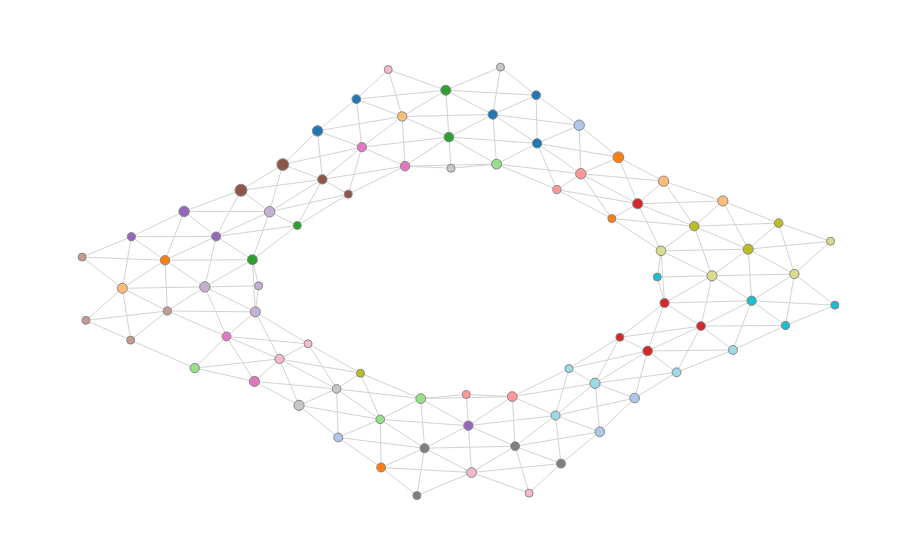

Source (notebook cell):
### Markdown cell above
## Mapper Algorithm

### Code cell
def load_off_file(filepath):
    with open(filepath, 'r') as f:
        if f.readline().strip() != 'OFF':
            raise ValueError('Not a valid OFF file.')
        n_verts, _, _ = map(int, f.readline().strip().split())
        verts = [list(map(float, f.readline().strip().split())) for _ in range(n_verts)]
    return np.array(verts)

data = load_off_file(Path('../assets/torus.off'))
fig = plt.figure(figsize=(8, 8), constrained_layout=True)
ax = fig.add_subplot(111, projection='3d')
ax.scatter(data[:, 0], data[:, 1], data[:, 2], s=10, c='#0070c0', alpha=0.7)
ax.set_title('')
plt.tight_layout()
plt.show()

pipe = make_mapper_pipeline(
    filter_func=Projection(columns=[0, 1]),
    cover=CubicalCover(n_intervals=10, overlap_frac=0.3),
    clusterer=DBSCAN(),
    verbose=False,
    n_jobs=N_JOBS
)

pca = PCA(n_components=1)
data_pca_1d = pca.fit_transform(data)
x_jitter = 0.01 * np.random.randn(len(data_pca_1d))

plt.figure(figsize=(3, 8))
plt.scatter(x_jitter, data_pca_1d[:, 0], s=5, c='#0070c0', alpha=0.7)
plt.title('')
plt.ylabel('Principal Component 1', fontsize=22)
plt.xticks([])
plt.grid(True, axis='y')
plt.show()

graph = pipe.fit_transform(data)
memberships = np.full(len(data), -1)

for node_id, point_ids in enumerate(graph.vs['node_elements']):
    memberships[point_ids] = node_id

cmap = cm.get_cmap('tab20', np.max(memberships) + 1)

plt.figure(figsize=(3, 8))
plt.scatter(x_jitter, data_pca_1d, s=10, c=cmap(memberships), alpha=0.7)
plt.title('')
plt.ylabel('Principal Component 1', fontsize=22)
plt.xticks([])
plt.grid(True, axis='y')
plt.show()

fig = plt.figure(figsize=(8, 8))
ax = fig.add_subplot(111, projection='3d')
ax.scatter(data[:, 0], data[:, 1], data[:, 2], c=cmap(memberships), s=10, alpha=0.7)
ax.set_title('')
plt.show()

graph = pipe.fit_transform(data)
n_samples = data.shape[0]
memberships = np.full(n_samples, -1, dtype=int)
for node_id, sample_ids in enumerate(graph.vs['node_elements']):
    memberships[sample_ids] = node_id
n_nodes = np.max(memberships) + 1
cmap = cm.get_cmap('tab20', n_nodes)
node_colors_hex = [ to_hex(cmap(i)) for i in range(n_nodes) ]
plotly_params = {
    'node_trace': {
        'marker': {
            'color': node_colors_hex,
            'colorscale': None,
            'showscale': False,
        }
    },
    'edge_trace': {
        'line': {'color': 'lightgrey', 'width': 1}
    },
    'layout': {
        'title': '',
        'margin': {'l': 20, 'r': 20, 't': 40, 'b': 20},
    },
    'colorbar': {
        'thickness': 15,
        'xanchor': 'left',
        'title': {
            'text': '',
            'side': 'right'
        }
    }
}

fig = plot_static_mapper_graph(
    pipe,
    data,
    color_data=None,
    plotly_params=plotly_params
)
fig.show(config={'scrollZoom': True})

### Figure 1 — Plotly figure (JSON) as saved in the notebook; plotly's stock layout.template omitted (floating-point values rounded to 4 significant figures; data arrays with more than 128 entries replaced by an {"elided": "..."} marker saying what was removed)
{"data": [{"hoverinfo": "none", "line": {"color": "lightgrey", "width": 1}, "mode": "lines", "name": "edge_trace", "type": "scatter", "uid": "910115b6-44d4-47d6-9a4b-08a1428b0439", "x": {"elided": "750 float values"}, "y": {"elided": "750 float values"}}, {"hoverinfo": "text", "hovertext": ["Node ID: 0<br>Pullback set label: 1<br>Partial cluster label: 0<br>Node size: 29<br>Summary statistic: 641.0", "Node ID: 1<br>Pullback set label: 2<br>Partial cluster label: 0<br>Node size: 41<br>Summary statistic: 530.0", "Node ID: 2<br>Pullback set label: 19<br>Partial cluster label: 0<br>Node size: 33<br>Summary statistic: 636.0", "Node ID: 3<br>Pullback set label: 29<br>Partial cluster label: 0<br>Node size: 33<br>Summary statistic: 783.0", "Node ID: 4<br>Pullback set label: 18<br>Partial cluster label: 0<br>Node size: 29<br>Summary statistic: 544.0", "Node ID: 5<br>Pullback set label: 28<br>Partial cluster label: 0<br>Node size: 41<br>Summary statistic: 652.0", "Node ID: 6<br>Pullback set label: 80<br>Partial cluster label: 0<br>Node size: 35<br>Summary statistic: 800.0", "Node ID: 7<br>Pullback set label: 81<br>Partial cluster label: 0<br>Node size: 35<br>Summary statistic: 762.0", "Node ID: 8<br>Pullback set label: 55<br>Partial cluster label: 0<br>Node size: 30<br>Summary statistic: 604.0", "Node ID: 9<br>Pullback set label: 65<br>Partial cluster label: 0<br>Node size: 30<br>Summary statistic: 679.0", "Node ID: 10<br>Pullback set label: 36<br>Partial cluster label: 0<br>Node size: 44<br>Summary statistic: 556.0", "Node ID: 11<br>Pullback set label: 44<br>Partial cluster label: 0<br>Node size: 23<br>Summary statistic: 582.0", "Node ID: 12<br>Pullback set label: 15<br>Partial cluster label: 0<br>Node size: 33<br>Summary statistic: 527.0", "Node ID: 13<br>Pullback set label: 16<br>Partial cluster label: 0<br>Node size: 37<br>Summary statistic: 488.0", "Node ID: 14<br>Pullback set label: 10<br>Partial cluster label: 0<br>Node size: 33<br>Summary statistic: 603.0", "Node ID: 15<br>Pullback set label: 42<br>Partial cluster label: 0<br>Node size: 40<br>Summary statistic: 584.0", "Node ID: 16<br>Pullback set label: 48<br>Partial cluster label: 0<br>Node size: 39<br>Summary statistic: 636.0", "Node ID: 17<br>Pullback set label: 23<br>Partial cluster label: 0<br>Node size: 22<br>Summary statistic: 537.0", "Node ID: 18<br>Pullback set label: 24<br>Partial cluster label: 0<br>Node size: 37<br>Summary statistic: 712.0", "Node ID: 19<br>Pullback set label: 9<br>Partial cluster label: 0<br>Node size: 38<br>Summary statistic: 662.0", "Node ID: 20<br>Pullback set label: 20<br>Partial cluster label: 0<br>Node size: 35<br>Summary statistic: 673.0", "Node ID: 21<br>Pullback set label: 35<br>Partial cluster label: 0<br>Node size: 33<br>Summary statistic: 703.0", "Node ID: 22<br>Pullback set label: 53<br>Partial cluster label: 0<br>Node size: 36<br>Summary statistic: 658.0", "Node ID: 23<br>Pullback set label: 54<br>Partial cluster label: 0<br>Node size: 28<br>Summary statistic: 658.0", "Node ID: 24<br>Pullback set label: 30<br>Partial cluster label: 0<br>Node size: 37<br>Summary statistic: 794.0", "Node ID: 25<br>Pullback set label: 59<br>Partial cluster label: 0<br>Node size: 31<br>Summary statistic: 749.0", "Node ID: 26<br>Pullback set label: 60<br>Partial cluster label: 0<br>Node size: 22<br>Summary statistic: 744.0", "Node ID: 27<br>Pullback set label: 69<br>Partial cluster label: 0<br>Node size: 29<br>Summary statistic: 745.0", "Node ID: 28<br>Pullback set label: 70<br>Partial cluster label: 0<br>Node size: 35<br>Summary statistic: 767.0", "Node ID: 29<br>Pullback set label: 43<br>Partial cluster label: 0<br>Node size: 39<br>Summary statistic: 646.0", "Node ID: 30<br>Pullback set label: 37<br>Partial cluster label: 0<br>Node size: 41<br>Summary statistic: 612.0", "Node ID: 31<br>Pullback set label: 38<br>Partial cluster label: 0<br>Node size: 25<br>Summary statistic: 598.0", "Node ID: 32<br>Pullback set label: 52<br>Partial cluster label: 0<br>Node size: 7<br>Summary statistic: 432.0", "Node ID: 33<br>Pullback set label: 62<br>Partial cluster label: 0<br>Node size: 36<br>Summary statistic: 679.0", "Node ID: 34<br>Pullback set label: 63<br>Partial cluster label: 0<br>Node size: 33<br>Summary statistic: 647.0", "Node ID: 35<br>Pullback set label: 5<br>Partial cluster label: 0<br>Node size: 41<br>Summary statistic: 424.0", "Node ID: 36<br>Pullback set label: 6<br>Partial cluster label: 0<br>Node size: 26<br>Summary statistic: 400.0", "Node ID: 37<br>Pullback set label: 14<br>Partial cluster label: 0<br>Node size: 30<br>Summary statistic: 525.0", "Node ID: 38<br>Pullback set label: 25<br>Partial cluster label: 0<br>Node size: 41<br>Summary statistic: 678.0", "Node ID: 39<br>Pullback set label: 32<br>Partial cluster label: 0<br>Node size: 7<br>Summary statistic: 681.0", "Node ID: 40<br>Pullback set label: 33<br>Partial cluster label: 0<br>Node size: 38<br>Summary statistic: 644.0", "Node ID: 41<br>Pullback set label: 13<br>Partial cluster label: 0<br>Node size: 42<br>Summary statistic: 487.0", "Node ID: 42<br>Pullback set label: 4<br>Partial cluster label: 0<br>Node size: 54<br>Summary statistic: 475.0", "Node ID: 43<br>Pullback set label: 3<br>Partial cluster label: 0<br>Node size: 52<br>Summary statistic: 522.0", "Node ID: 44<br>Pullback set label: 12<br>Partial cluster label: 0<br>Node size: 33<br>Summary statistic: 555.0", "Node ID: 45<br>Pullback set label: 22<br>Partial cluster label: 0<br>Node size: 21<br>Summary statistic: 656.0", "Node ID: 46<br>Pullback set label: 26<br>Partial cluster label: 0<br>Node size: 25<br>Summary statistic: 566.0", "Node ID: 47<br>Pullback set label: 17<br>Partial cluster label: 0<br>Node size: 12<br>Summary statistic: 425.0", "Node ID: 48<br>Pullback set label: 27<br>Partial cluster label: 0<br>Node size: 24<br>Summary statistic: 542.0", "Node ID: 49<br>Pullback set label: 7<br>Partial cluster label: 0<br>Node size: 10<br>Summary statistic: 560.0", "Node ID: 50<br>Pullback set label: 11<br>Partial cluster label: 0<br>Node size: 32<br>Summary statistic: 648.0", "Node ID: 51<br>Pullback set label: 21<br>Partial cluster label: 0<br>Node size: 34<br>Summary statistic: 684.0", "Node ID: 52<br>Pullback set label: 34<br>Partial cluster label: 0<br>Node size: 30<br>Summary statistic: 673.0", "Node ID: 53<br>Pullback set label: 41<br>Partial cluster label: 0<br>Node size: 39<br>Summary statistic: 692.0", "Node ID: 54<br>Pullback set label: 0<br>Partial cluster label: 0<br>Node size: 12<br>Summary statistic: 706.0", "Node ID: 55<br>Pullback set label: 39<br>Partial cluster label: 0<br>Node size: 19<br>Summary statistic: 588.0", "Node ID: 56<br>Pullback set label: 40<br>Partial cluster label: 0<br>Node size: 32<br>Summary statistic: 647.0", "Node ID: 57<br>Pullback set label: 74<br>Partial cluster label: 0<br>Node size: 36<br>Summary statistic: 639.0", "Node ID: 58<br>Pullback set label: 83<br>Partial cluster label: 0<br>Node size: 9<br>Summary statistic: 798.0", "Node ID: 59<br>Pullback set label: 75<br>Partial cluster label: 0<br>Node size: 13<br>Summary statistic: 725.0", "Node ID: 60<br>Pullback set label: 64<br>Partial cluster label: 0<br>Node size: 31<br>Summary statistic: 666.0", "Node ID: 61<br>Pullback set label: 73<br>Partial cluster label: 0<br>Node size: 29<br>Summary statistic: 714.0", "Node ID: 62<br>Pullback set label: 82<br>Partial cluster label: 0<br>Node size: 30<br>Summary statistic: 833.0", "Node ID: 63<br>Pullback set label: 47<br>Partial cluster label: 0<br>Node size: 39<br>Summary statistic: 621.0", "Node ID: 64<br>Pullback set label: 46<br>Partial cluster label: 0<br>Node size: 28<br>Summary statistic: 655.0", "Node ID: 65<br>Pullback set label: 8<br>Partial cluster label: 0<br>Node size: 9<br>Summary statistic: 660.0", "Node ID: 66<br>Pullback set label: 31<br>Partial cluster label: 0<br>Node size: 7<br>Summary statistic: 851.0", "Node ID: 67<br>Pullback set label: 45<br>Partial cluster label: 0<br>Node size: 18<br>Summary statistic: 710.0", "Node ID: 68<br>Pullback set label: 56<br>Partial cluster label: 0<br>Node size: 28<br>Summary statistic: 734.0", "Node ID: 69<br>Pullback set label: 57<br>Partial cluster label: 0<br>Node size: 38<br>Summary statistic: 696.0", "Node ID: 70<br>Pullback set label: 49<br>Partial cluster label: 0<br>Node size: 33<br>Summary statistic: 755.0", "Node ID: 71<br>Pullback set label: 50<br>Partial cluster label: 0<br>Node size: 35<br>Summary statistic: 780.0", "Node ID: 72<br>Pullback set label: 58<br>Partial cluster label: 0<br>Node size: 38<br>Summary statistic: 736.0", "Node ID: 73<br>Pullback set label: 66<br>Partial cluster label: 0<br>Node size: 11<br>Summary statistic: 739.0", "Node ID: 74<br>Pullback set label: 67<br>Partial cluster label: 0<br>Node size: 33<br>Summary statistic: 699.0", "Node ID: 75<br>Pullback set label: 51<br>Partial cluster label: 0<br>Node size: 7<br>Summary statistic: 788.0", "Node ID: 76<br>Pullback set label: 68<br>Partial cluster label: 0<br>Node size: 33<br>Summary statistic: 736.0", "Node ID: 77<br>Pullback set label: 76<br>Partial cluster label: 0<br>Node size: 8<br>Summary statistic: 770.0", "Node ID: 78<br>Pullback set label: 77<br>Partial cluster label: 0<br>Node size: 26<br>Summary statistic: 790.0", "Node ID: 79<br>Pullback set label: 78<br>Partial cluster label: 0<br>Node size: 30<br>Summary statistic: 789.0", "Node ID: 80<br>Pullback set label: 72<br>Partial cluster label: 0<br>Node size: 31<br>Summary statistic: 790.0", "Node ID: 81<br>Pullback set label: 61<br>Partial cluster label: 0<br>Node size: 23<br>Summary statistic: 782.0", "Node ID: 82<br>Pullback set label: 71<br>Partial cluster label: 0<br>Node size: 39<br>Summary statistic: 816.0", "Node ID: 83<br>Pullback set label: 79<br>Partial cluster label: 0<br>Node size: 30<br>Summary statistic: 802.0"], "marker": {"color": ["#1f77b4", "#1f77b4", "#1f77b4", "#1f77b4", "#1f77b4", "#aec7e8", "#aec7e8", "#aec7e8", "#aec7e8", "#ff7f0e", "#ff7f0e", "#ff7f0e", "#ff7f0e", "#ffbb78", "#ffbb78", "#ffbb78", "#ffbb78", "#2ca02c", "#2ca02c", "#2ca02c", "#2ca02c", "#98df8a", "#98df8a", "#98df8a", "#98df8a", "#d62728", "#d62728", "#d62728", "#d62728", "#d62728", "#ff9896", "#ff9896", "#ff9896", "#ff9896", "#9467bd", "#9467bd", "#9467bd", "#9467bd", "#c5b0d5", "#c5b0d5", "#c5b0d5", "#c5b0d5", "#8c564b", "#8c564b", "#8c564b", "#8c564b", "#c49c94", "#c49c94", "#c49c94", "#c49c94", "#e377c2", "#e377c2", "#e377c2", "#e377c2", "#f7b6d2", "#f7b6d2", "#f7b6d2", "#f7b6d2", "#f7b6d2", "#7f7f7f", "#7f7f7f", "#7f7f7f", "#7f7f7f", "#c7c7c7", "#c7c7c7", "#c7c7c7", "#c7c7c7", "#bcbd22", "#bcbd22", "#bcbd22", "#bcbd22", "#dbdb8d", "#dbdb8d", "#dbdb8d", "#dbdb8d", "#17becf", "#17becf", "#17becf", "#17becf", "#9edae5", "#9edae5", "#9edae5", "#9edae5", "#9edae5"], "colorbar": {"thickness": 15, "title": {"side": "right", "text": ""}, "xanchor": "left"}, "line": {"color": "#888", "width": 1}, "opacity": 1, "reversescale": false, "showscale": false, "size": [29, 41, 33, 33, 29, 41, 35, 35, 30, 30, 44, 23, 33, 37, 33, 40, 39, 22, 37, 38, 35, 33, 36, 28, 37, 31, 22, 29, 35, 39, 41, 25, 7, 36, 33, 41, 26, 30, 41, 7, 38, 42, 54, 52, 33, 21, 25, 12, 24, 10, 32, 34, 30, 39, 12, 19, 32, 36, 9, 13, 31, 29, 30, 39, 28, 9, 7, 18, 28, 38, 33, 35, 38, 11, 33, 7, 33, 8, 26, 30, 31, 23, 39, 30], "sizemin": 4, "sizemode": "area", "sizeref": 0.75}, "mode": "markers", "name": "node_trace", "type": "scatter", "uid": "8512f873-ce99-4d33-b2a3-69afbc9986bc", "x": [-1.326, -1.756, 0.184, 0.675, 0.6646, 1.14, 1.754, 1.369, -1.527, -1.051, 1.575, 1.502, -3.444, -3.916, -0.8183, 2.075, 2.731, -1.98, -2.476, -0.3358, -0.3013, -3.115, -0.6133, -1.062, 0.2262, 2.085, 1.59, 2.489, 1.898, 1.788, 1.159, 0.8936, -0.1091, 0.4002, -0.08573, -3.233, -3.816, -2.878, -3.003, -2.408, -2.444, -2.286, -2.603, -2.14, -1.702, -1.415, -3.418, -4.319, -3.824, -4.361, -1.265, -0.7875, -2.763, -2.454, -0.9731, -1.861, -2.177, -0.05096, 0.5865, -0.656, -0.5709, 0.4315, 0.9392, -1.96, -1.545, 0.2692, -0.2785, -1.28, 3.348, 3.011, 2.414, 2.046, 2.611, 3.923, 3.522, 2.006, 3.049, 3.97, 3.425, 2.842, 0.8783, 1.027, 1.316, 2.218], "y": [2.421, 1.803, 2.122, 1.561, 2.497, 1.914, -3.392, -4.047, -4.158, -4.741, 1.29, 0.09912, -0.7112, -1.257, 2.083, 0.826, 0.4406, -0.0353, -0.7016, 2.595, 1.683, -2.808, -3.402, -3.805, 1.157, -1.542, -2.21, -1.991, -2.475, 0.3871, 0.9699, 0.6622, -3.322, -3.363, -3.928, 0.2379, -0.254, -0.2492, -1.23, -1.21, -1.716, 0.2316, 0.6488, 1.148, 0.8601, 0.5732, -1.698, -1.88, -2.265, -0.6508, 1.487, 1.118, -2.193, -3.067, 2.995, -2.335, -2.63, -4.839, -5.239, -5.287, -4.366, -4.327, -4.665, -3.533, -3.213, 3.043, 1.077, -2.908, 0.0107, -0.4972, -0.05027, -0.5285, -1.015, -0.342, -0.9795, -1.038, -1.5, -1.584, -1.98, -2.456, -3.731, -2.818, -3.105, -2.891]}], "layout": {"autosize": false, "hovermode": "closest", "margin": {"b": 20, "l": 20, "r": 20, "t": 40}, "showlegend": false, "title": {"text": ""}, "xaxis": {"showgrid": false, "showline": false, "showticklabels": false, "ticks": "", "title": {"text": ""}, "zeroline": false}, "yaxis": {"showgrid": false, "showline": false, "showticklabels": false, "ticks": "", "title": {"text": ""}, "zeroline": false}}}
